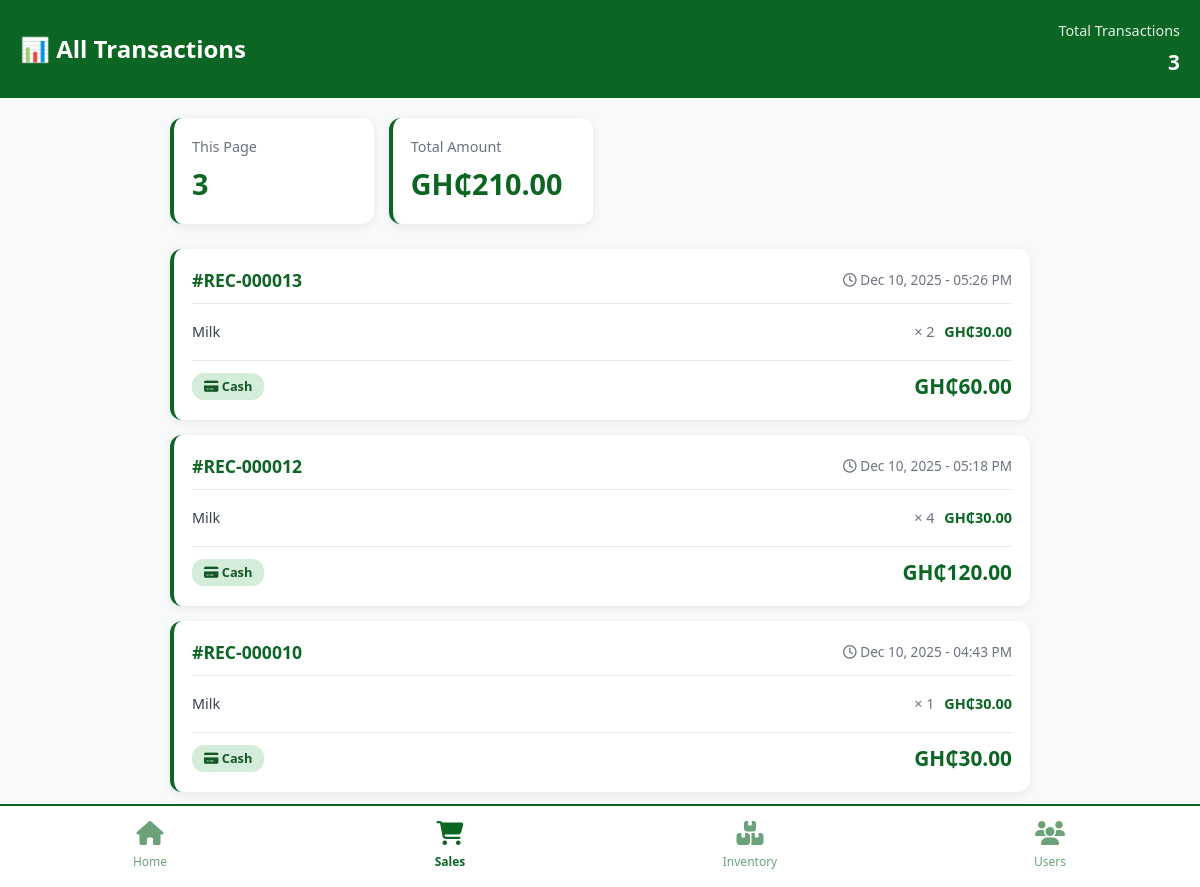
Page /transactions/ (signed in) on the committed database.
### user/models.py (models this page shows, shortened)
class Receipt(models.Model):
    sale = models.OneToOneField(Sales, on_delete=models.CASCADE)
    receipt_number = models.CharField(max_length=50, unique=True)
    issued_at = models.DateTimeField(auto_now_add=True)
    class Meta:
        db_table = 'receipt'

class SaleItem(models.Model):
    sale = models.ForeignKey(Sales, related_name="items", on_delete=models.CASCADE)
    product = models.ForeignKey(Product, on_delete=models.PROTECT)
    quantity = models.IntegerField()
    unit_price = models.DecimalField(max_digits=10, decimal_places=2)
    class Meta:
        db_table = 'sale_item'

class Product(models.Model):
    name = models.CharField(max_length=200)
    category = models.ForeignKey(Category, on_delete=models.PROTECT)
    description = models.TextField(blank=True)
    price = models.DecimalField(max_digits=10, decimal_places=2)
    cost_price = models.DecimalField(max_digits=10, decimal_places=2, null=True, blank=True)
    stock = models.IntegerField(default=0)
    min_stock = models.IntegerField(default=10)
    sku = models.CharField(max_length=50, blank=True)
    created_at = models.DateTimeField(auto_now_add=True)
    stock_level = models.CharField(max_length=50, blank=True, choices=[
        ('In Stock', 'In Stock'),
        ('Low Stock', 'Low Stock'),
        ('Out of Stock', 'Out of Stock'),
    ], default='In Stock')
    class Meta:
        db_table = 'product'

class Sales(models.Model):
    sales_id = models.AutoField(primary_key=True)
    PAYMENT_CHOICES = [
        ('cash', 'Cash'),
        ('mtn', 'MTN Mobile Money'),
        ('airtel', 'AirtelTigo Money'),
        ('vodafone', 'Vodafone Cash'),
        ('card', 'Card'),
    ]
    RECEIPT_CHOICES = [
        ('none', 'No Receipt'),
        ('sms', 'SMS'),
        ('whatsapp', 'WhatsApp'),
        ('email', 'Email'),
        ('print', 'Print PDF'),
    ]
    total_amount = models.DecimalField(max_digits=10, decimal_places=2, default=0.00)
    amount_paid = models.DecimalField(max_digits=10, decimal_places=2, null=True, blank=True)
    payment_method = models.CharField(max_length=20, choices=PAYMENT_CHOICES, default='cash')
    receipt_method = models.CharField(max_length=20, choices=RECEIPT_CHOICES, default='none')
    sale_date = models.DateTimeField(auto_now_add=True)
    class Meta:
        db_table = 'sales'
        verbose_name_plural = 'Sales'

### user/views.py (the view)
# urls.py: path('transactions/', views.transactions, name='transactions'),
@login_required
def transactions(request):
    receipts = Receipt.objects.select_related('sale').prefetch_related(
        'sale__items__product'
    ).order_by('-issued_at')
    paginator = Paginator(receipts, 15)
    page_number = request.GET.get('page')
    page_obj = paginator.get_page(page_number)
    total_amount = sum(receipt.sale.total_amount for receipt in page_obj)
    context = {
        'page_obj': page_obj,
        'receipts': page_obj,
        'total_transactions': receipts.count(),
        'total_amount': total_amount,
    }
    return render(request, 'transactions.html', context)

### templates/transactions.html (shortened to what this page needs)
{% load static %}
<!DOCTYPE html>
<html lang="en">
<head>
    <link href="https://cdn.jsdelivr.net/npm/bootstrap@5.3.0/dist/css/bootstrap.min.css" rel="stylesheet">
    <link rel="stylesheet" href="https://cdnjs.cloudflare.com/ajax/libs/font-awesome/6.4.0/css/all.min.css">
</head>
<body>
    <div class="top-header">
        <div class="header-content">
            <div class="header-title">
                <h2>📊 All Transactions</h2>
            </div>
            <div class="header-stats">
                <p>Total Transactions</p>
                <div class="amount">{{ total_transactions }}</div>
            </div>
        </div>
    </div>
    <div class="content-wrapper">
        <div class="summary-stats">
            <div class="summary-card">
                <div class="summary-label">This Page</div>
                <div class="summary-value">{{ page_obj|length }}</div>
            </div>
            <div class="summary-card">
                <div class="summary-label">Total Amount</div>
                <div class="summary-value">GH₵{{ total_amount|floatformat:2 }}</div>
            </div>
        </div>
        {% if receipts %}
            {% for receipt in receipts %}
            <div class="transaction-card">
                <div class="transaction-header">
                    <span class="transaction-id">#{{ receipt.receipt_number }}</span>
                    <span class="transaction-time">
                        <i class="far fa-clock"></i> {{ receipt.issued_at|date:"M d, Y - h:i A" }}
                    </span>
                </div>
                <div class="transaction-body">
                    <div class="transaction-items">
                        {% for item in receipt.sale.items.all %}
                        <div class="item-row">
                            <span class="item-name">{{ item.product.name }}</span>
                            <span class="item-quantity">× {{ item.quantity }}</span>
                            <span class="item-price">GH₵{{ item.unit_price }}</span>
                        </div>
                        {% endfor %}
                    </div>
                </div>
                <div class="transaction-footer">
                    <span class="payment-method payment-{{ receipt.sale.payment_method }}">
                        <i class="fas fa-credit-card"></i> {{ receipt.sale.get_payment_method_display }}
                    </span>
                    <span class="transaction-amount">GH₵{{ receipt.sale.total_amount }}</span>
                </div>
            </div>
            {% endfor %}
        {% endif %}
    </div>
    <div class="bottom-nav">
        <a href="{% url 'dashboard' %}" class="nav-item">
            <i class="fas fa-home"></i>
            <span>Home</span>
        </a>
        <a href="{% url 'sales' %}" class="nav-item active">
            <i class="fas fa-shopping-cart"></i>
            <span>Sales</span>
        </a>
        <a href="{% url 'inventory' %}" class="nav-item">
            <i class="fas fa-boxes"></i>
            <span>Inventory</span>
        </a>
        <a href="{% url 'users' %}" class="nav-item">
            <i class="fas fa-users"></i>
            <span>Users</span>
        </a>
    </div>
</body>
</html>

### templates/transactions.html (style rules this page uses)
:root { --primary-color: #0B6623; --light-green: #0D8030; }
body { background-color: #f8f9fa; font-family: 'Segoe UI', Tahoma, Geneva, Verdana, sans-serif; margin: 0; padding: 0; }
.top-header { background: var(--primary-color); padding: 20px; color: white; }
.header-content { display: flex; justify-content: space-between; align-items: center; }
.header-title h2 { margin: 0; font-size: 1.5rem; font-weight: 600; }
.header-stats { text-align: right; }
.header-stats p { margin: 0; font-size: 0.9rem; opacity: 0.9; }
.header-stats .amount { font-size: 1.3rem; font-weight: bold; margin-top: 5px; }
.content-wrapper { padding: 20px; padding-bottom: 80px; }
.transaction-card { background: #fff; border-radius: 12px; padding: 18px; margin-bottom: 15px; box-shadow: 0 2px 8px rgba(0,0,0,0.08); border-left: 4px solid var(--primary-color); transition: all 0.3s; }
.transaction-header { display: flex; justify-content: space-between; align-items: center; margin-bottom: 12px; padding-bottom: 10px; border-bottom: 1px solid #e5e7eb; }
.transaction-id { font-weight: 700; font-size: 1.1rem; color: var(--primary-color); }
.transaction-time { font-size: 0.85rem; color: #6b7280; }
.transaction-body { margin-bottom: 12px; }
.transaction-items { margin-top: 8px; }
.item-row { display: flex; justify-content: space-between; padding: 5px 0; font-size: 0.9rem; color: #374151; }
.item-name { flex: 1; }
.item-quantity { color: #6b7280; margin: 0 10px; }
.item-price { font-weight: 600; color: var(--primary-color); }
.transaction-footer { display: flex; justify-content: space-between; align-items: center; padding-top: 10px; border-top: 1px solid #e5e7eb; }
.payment-method { display: inline-block; padding: 4px 12px; border-radius: 12px; font-size: 0.8rem; font-weight: 600; }
.payment-cash { background: #d4edda; color: #155724; }
.transaction-amount { font-weight: bold; font-size: 1.3rem; color: var(--primary-color); }
.bottom-nav { position: fixed; bottom: 0; width: 100%; background: white; border-top: 2px solid var(--primary-color); display: flex; justify-content: space-around; padding: 10px 0; z-index: 1000; }
.nav-item { text-align: center; color: var(--primary-color); text-decoration: none; flex: 1; padding: 5px; opacity: 0.6; transition: all 0.3s; }
.nav-item.active { opacity: 1; font-weight: 600; }
.nav-item i { font-size: 1.5rem; display: block; margin-bottom: 3px; }
.nav-item span { font-size: 0.75rem; }
.summary-stats { display: grid; grid-template-columns: repeat(2, 1fr); gap: 15px; margin-bottom: 25px; }
.summary-card { background: white; border-radius: 12px; padding: 18px; box-shadow: 0 2px 8px rgba(0,0,0,0.08); border-left: 4px solid var(--primary-color); }
.summary-label { color: #6b7280; font-size: 0.9rem; margin-bottom: 5px; }
.summary-value { font-size: 1.8rem; font-weight: bold; color: var(--primary-color); }
@media (min-width: 768px) { .content-wrapper { max-width: 900px; margin: 0 auto; } }
@media (min-width: 768px) { .summary-stats { grid-template-columns: repeat(4, 1fr); } }

### rows in the picture
Receipt: receipt_number "REC-000013", issued_at "Dec 10, 2025 - 05:26 PM", sale.payment_method "Cash", sale.total_amount "60.00"
SaleItem: product.name "Milk", quantity "2", unit_price "30.00"
Receipt: receipt_number "REC-000012", issued_at "Dec 10, 2025 - 05:18 PM", sale.payment_method "Cash", sale.total_amount "120.00"
SaleItem: product.name "Milk", quantity "4", unit_price "30.00"
Receipt: receipt_number "REC-000010", issued_at "Dec 10, 2025 - 04:43 PM", sale.payment_method "Cash", sale.total_amount "30.00"
SaleItem: product.name "Milk", quantity "1", unit_price "30.00"

### other values in the picture
{{ total_transactions }} "3"
{{ page_obj|length }} "3"
{{ total_amount|floatformat:2 }} "210.00"
